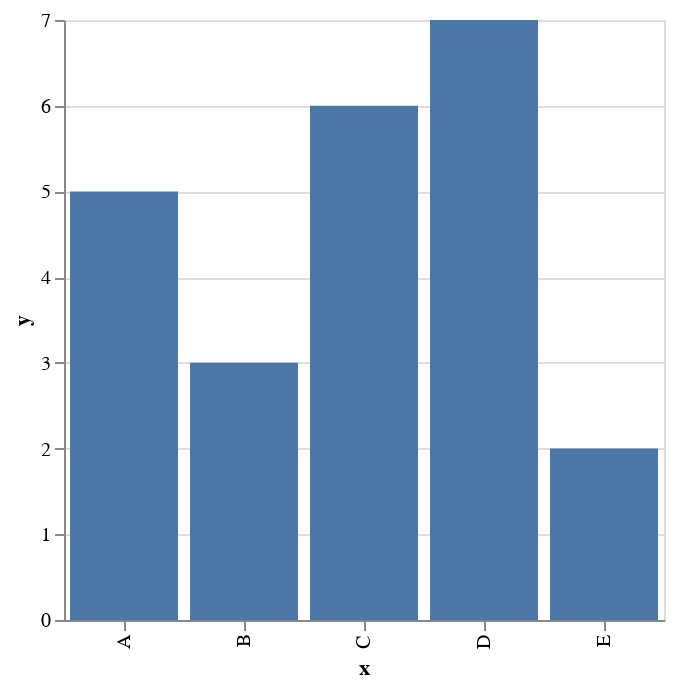

Notebook source saved alongside this figure:
### Code cell
data = pd.DataFrame({'x' : ['A', 'B', 'C', 'D', 'E'], 'y' : [5, 3, 6, 7, 2]})
alt.Chart(data).mark_bar().encode(
    x = 'x',
    y = 'y',
).properties(
    height = 300,
    width = 300
)

### Figure 1 — Vega-Lite specification as saved in the notebook (floating-point values rounded to 4 significant figures)
{"$schema": "https://vega.github.io/schema/vega-lite/v2.6.0.json", "config": {"view": {"height": 300, "width": 400}}, "data": {"name": "data-865b0f7f64bff0a4a97037244e6476d1"}, "datasets": {"data-865b0f7f64bff0a4a97037244e6476d1": [{"x": "A", "y": 5}, {"x": "B", "y": 3}, {"x": "C", "y": 6}, {"x": "D", "y": 7}, {"x": "E", "y": 2}]}, "encoding": {"x": {"field": "x", "type": "nominal"}, "y": {"field": "y", "type": "quantitative"}}, "height": 300, "mark": "bar", "width": 300}
